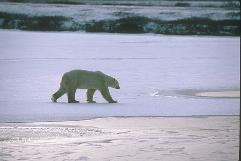
%> input picture code/TestData/data/100007.jpg, 241 x 161 px; its folder holds 4 pictures in this run
$ octave main.m   (GNU Octave 9; MATLAB toolbox functions it lacks are replaced by stand-ins)
%> lines starting %> are read from the running program, lines starting %| are printed output that depends on the picture
### code/support/removeframe.m
% Frame removal function used in the manifold ranking algorithm.
% C. Yang, L. Zhang, H. Lu, X. Ruan, and M.-H. Yang. Saliency
% detection via graph-based manifold ranking. In CVPR, 2013.

function [input_im,w]=removeframe(imname)
%> called with imname = './TestData/data/100007.jpg'
disp('removeframe')
threshold=0.5;
input_im=imread(imname);
%> input_im is the input picture: size 161x241x3 uint8; mean R, G, B 164.2, 167.2, 183.5
input_im=im2double(input_im);
%> input_im: size 161x241x3 double
% gray=rgb2gray(input_im);
% edgemap = edge(gray,'canny');
edgemapR = edge(input_im(:,:,1), 'canny');
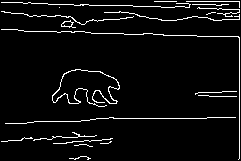
%> edgemapR: size 161x241 logical; 5.1% white in thin lines or dots
edgemapG = edge(input_im(:,:,2), 'canny');
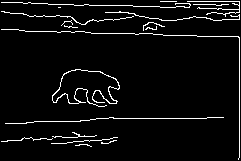
%> edgemapG: size 161x241 logical; 5% white in thin lines or dots
edgemapB = edge(input_im(:,:,3), 'canny');
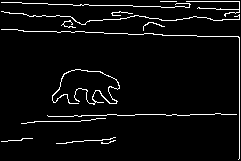
%> edgemapB: size 161x241 logical; 4.6% white in thin lines or dots
edgemap = edgemapR + edgemapG + edgemapB;
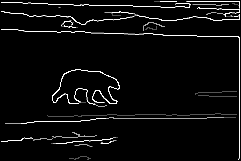
%> edgemap: size 161x241 double; min 0, max 3, mean 0.147; drawn with min black and max white
edgemap = (edgemap - min(edgemap(:))) / (max(edgemap(:)) - min(edgemap(:)));
[m,n]=size(edgemap);
%> m = 161; n = 241
flagt=0;
flagd=0;
flagr=0;
flagl=0;
t=1;
d=1;
l=1;
r=1;

for k=1:30 % we assume that the frame is not wider than 30 pixels.
    pbt=mean(edgemap(k,:));
    pbd=mean(edgemap(m-k+1,:));
    pbl=mean(edgemap(:,k));
    pbr=mean(edgemap(:,n-k+1));
    if pbt>threshold
        t=k;
        flagt=1;
    end
    if pbd>threshold
        d=k;
        flagd=1;
    end
    if pbl>threshold
        l=k;
        flagl=1;
    end
    if pbr>threshold
        r=k;
        flagr=1;
    end
end
%> this loop made 30 passes
%> (pbt, pbd, pbl, pbr) on passes 1 to 12: (0, 0, 0, 0), (0.302, 0.00968, 0.0248, 0.865), (0.102, 0.0207, 0.0248, 0.0538), (0.163, 0.00968, 0.0248, 0.0393), (0.243, 0.0138, 0.029, 0.0455), (0.249, 0.00415, 0.029, 0.0476), (0.163, 0.00415, 0.029, 0.0497), (0.101, 0.00415, 0.0311, 0.0435), (0.0913, 0.00415, 0.029, 0.0455), (0.0885, 0.00415, 0.0311, 0.0476), (0.00415, 0.00415, 0.029, 0.0435), (0.0277, 0.00415, 0.029, 0.0455)
%> after the loop, d = 1; flagd = 0; flagl = 0; flagr = 1; flagt = 0; l = 1; r = 2; t = 1

flagrm=flagt+flagd+flagl+flagr;
%> flagrm = 1
% we assume that there exists a frame when one more lines parallel to the image side are detected
if flagrm>1
    maxwidth=max([t,d,l,r]);
    %
    if t==1
        t=maxwidth;
    end
    if d==1
        d=maxwidth;
    end
    if l==1
        l=maxwidth;
    end
    if r==1
        r=maxwidth;
    end
% [4 lines of commented-out code are left out]
    input_im=input_im(t:m-d+1,l:n-r+1,:);
    w=[m,n,t,m-d+1,l,n-r+1];
else
    w=[m,n,1,m,1,n];
%> w = [161 241 1 161 1 241]
end
outname=[imname(1:end-4) '.bmp'];
imwrite(input_im,outname);
end


### code/support/ReadDAT.m
function B = ReadDAT(image_size,data_path)
% $Description:
%    -read the superpixel labels from .dat file
% $Agruments
% Input;
%    -image_size: [width height]
%    -data_path: the path of the .dat file
% Output:
%    -label matrix width*height
disp('ReadDAT')
row = image_size(1);
colomn = image_size(2);
fid = fopen(data_path,'r');
A = fread(fid, row * colomn, 'uint32')';
A = A + 1;
B = reshape(A,[colomn, row]);
B = B';
fclose(fid);

### code/main.m

clear all
clc

%% Initialization
addpath(genpath('./support/'));
IMG_DIR = './TestData/data/';% Original image path
SAL_DIR='./TestData/solution/' ;% Output path of the saliency map
if ~exist(SAL_DIR, 'dir')
    mkdir(SAL_DIR);
end
imglist=dir([IMG_DIR '*' 'jpg']);

%% Algorithm start
for imgno=1:length(imglist)

    % Load input image
    disp(imgno);
    disp(imglist(imgno).name);
    % Calculate saliency
    imgnamein=imglist(imgno).name;
    spn = 200;
    spnb = 24;
    itheta = 10;
    alpha = 0.99;
    % Step 1 & 2: Saliency Estimation
    imgname = [IMG_DIR, imgnamein(1:end-4) '.jpg'];
    imgbmpname = strcat(imgname(1:(end-4)), '.bmp');
    [img, wid] = removeframe(imgname);
%> wid = [161 241 1 161 1 241]
    img = uint8(img*255);
    w=fspecial('gaussian',[5,5],15);
    img2=imfilter(img,w);%%%%%%%%%%%1st gaussian
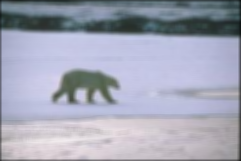
%> img2: size 161x241x3 uint8; mean R, G, B 162.6, 165.6, 181.8
    w=fspecial('gaussian',[55,55],15);
    img3=imfilter(img,w);%%%%%%%%%%%2st gaussian
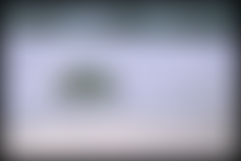
%> img3: size 161x241x3 uint8; mean R, G, B 148.7, 151.3, 166.5

    [m, n, ~] = size(img);
%> m = 161; n = 241
    comm = ['SLIC_SUPPORT' ' ' imgbmpname ' ' int2str(2) ' ' int2str(spn) ' '];
    evalc('system(comm)');
    spname = [imgbmpname(1:end-4)  '.dat'];
    superpixels = ReadDAT([m,n], spname);
%> the run ends on the next line

$ run again, on code/TestData/data/104055.jpg
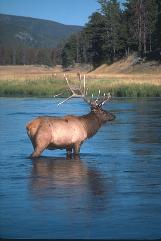
%> input picture code/TestData/data/104055.jpg, 161 x 241 px
%> in removeframe, input_im is the input picture: size 241x161x3 uint8; mean R, G, B 81.2, 99.9, 113.3
%> input_im: size 241x161x3 double
%> in removeframe, `edgemapR = edge(input_im(:,:,1), 'canny');`:
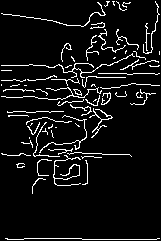
%> edgemapR: size 241x161 logical; 7.2% white in thin lines or dots
%> edgemapG: size 241x161 logical; 8.3% white in thin lines or dots
%> edgemapB: size 241x161 logical; 5.8% white in thin lines or dots
%> the loop in removeframe, `for k=1:30` made 30 passes
%> (pbt, pbd, pbl, pbr) on passes 1 to 8: (0, 0, 0, 0), (0.0393, 0.737, 0.0387, 0.0498), (0.06, 0.246, 0.036, 0.0567), (0.0683, 0.00207, 0.0346, 0.0678), (0.0373, 0, 0.0346, 0.0387), (0.0414, 0, 0.036, 0.0622), (0.0476, 0, 0.0346, 0.0373), (0.0228, 0, 0.0401, 0.0346)
%> after the loop in removeframe, `for k=1:30`: d = 2; flagd = 1; flagl = 0; l = 1
%> wid = [241 161 1 241 1 161]
%> `img3=imfilter(img,w);`:
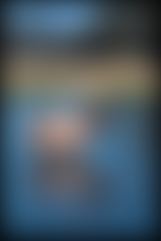
%> img3: size 241x161x3 uint8; mean R, G, B 74.6, 90.1, 101.3
